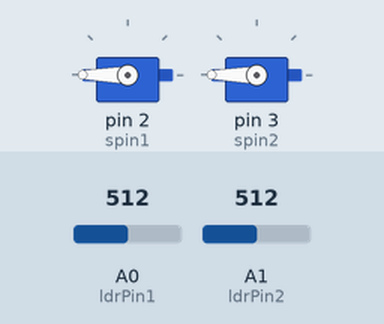
A sketch run on a simulated Arduino Uno, built with avr-gcc and run on an emulated ATmega328P. On the bench: 2 × servo. Inputs (shaded band) come from the test bench; at power-on: A0 (ldrPin1) = 512, A1 (ldrPin2) = 512.

Above: at 1.2 s.
1.3 s: A0 (ldrPin1) set to 526
At 2.5 s:
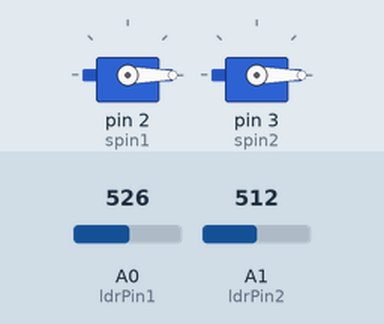
2.8 s: A0 (ldrPin1) set to 511
At 3.8 s:
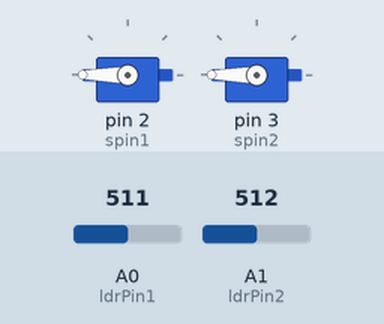
4.3 s: A0 (ldrPin1) set to 716
At 4.8 s:
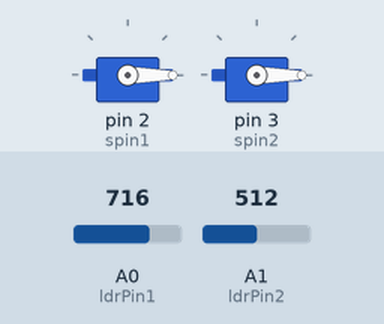
Timing chart, 0 to 7.3 s (numbered marks = the images above; inputs shaded):
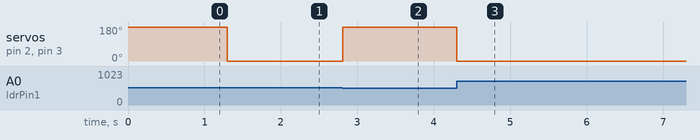

The sketch:

lightTug.ino
```cpp
#include <Servo.h>

Servo cntServo1;
Servo cntServo2;
int spin1=2;
int spin2=3;

int ldrValue1;
int ldrValue2;
int ldrPin1 = A0;
int ldrPin2 = A1;


void setup() {
  // put your setup code here, to run once:
cntServo1.attach(spin1);
cntServo2.attach(spin2);

Serial.begin(9600);
}

void loop() {
  // put your main code here, to run repeatedly:
ldrValue1 = analogRead(ldrPin1);
ldrValue2 = analogRead(ldrPin2);
//Serial.println(ldrValue2);
if (ldrValue1 > ldrValue2){
cntServo1.write(0);
cntServo2.write(0);
} else {
cntServo1.write(180);
cntServo2.write(180);
}

delay (10);
}
```

Measured:
- the behaviour switches between 512 and 513 on A0 (ldrPin1) (found by bisection; images 0 and 1)
- after the input at 1.3 s, servo on pin 2 (spin1), servo on pin 3 (spin2): 180° → 0° at once
- after the input at 2.8 s, servo on pin 2 (spin1), servo on pin 3 (spin2): 0° → 180° at once
- after the input at 4.3 s, servo on pin 2 (spin1), servo on pin 3 (spin2): 180° → 0° at once
